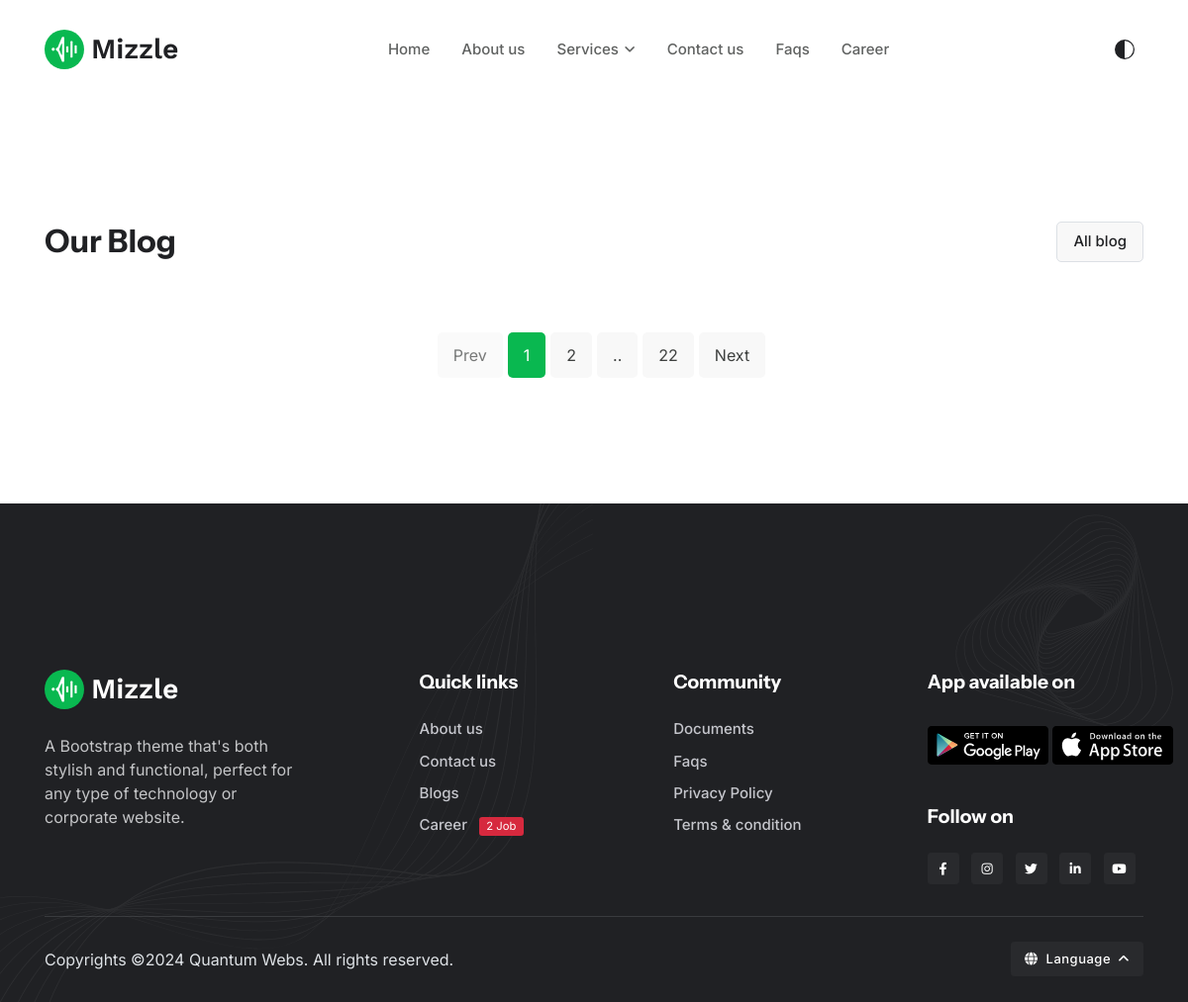
The app's page /blogs/, older data.
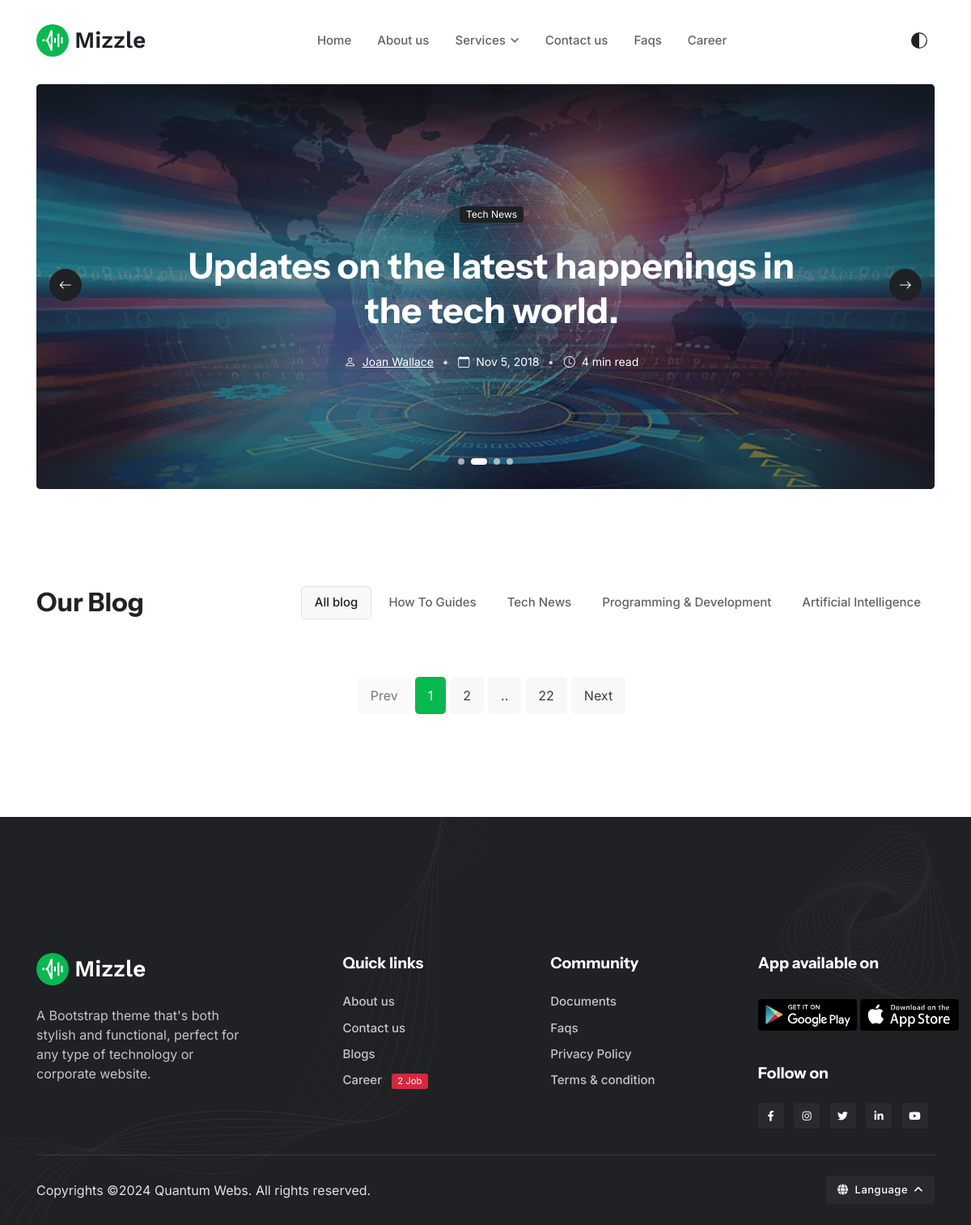
The same page, newer data.
### blog/models.py (models this page shows, shortened)
class Category(models.Model):
    featured_image = models.ImageField(upload_to='blog/', blank=True, null=True, help_text='Upload an image to feature for this category.')
    featured_title = models.CharField(max_length=50, blank=True, null=True, help_text='Title for the featured image, used for SEO and accessibility.')
    featured_alt_text = models.CharField(max_length=50, blank=True, null=True, help_text='Alternative text for the featured image, used for SEO and accessibility.')
    title = models.CharField(max_length=100, blank=True, null=True, help_text='Title for display in blog page')
    name = models.CharField(max_length=100, db_index=True, help_text='Name of the category.')
    slug = models.SlugField(unique=True, db_index=True, help_text='URL-friendly identifier for the category.')

### blog/views.py (the view)
# urls.py: path('blogs/', blog, name='blogs'),
def blog(request):
    posts = Post.objects.filter(is_published=True).order_by('-created_at')
    categories = Category.objects.all()
    context = {
        'posts': posts,
        'categories': categories
    }
    return render(request, 'blog.html', context)

### templates/blog.html (shortened to what the changed rows need)
{% extends "base.html" %}
{% load static %}
    {% block Content %}
    <main>
        <section class="pt-7">
            <div class="container pt-3 pt-xl-5">
                <div class="swiper rounded" data-swiper-options='{
			"effect": "fade",
			"navigation":{
				"nextEl":".swiper-button-next",
				"prevEl":".swiper-button-prev"
			},
			"pagination":{
				"el":".swiper-pagination",
				"clickable":"true"
			}}'>
                    <div class="swiper-wrapper">
                        {% for category in categories %}
                            <div class="swiper-slide">
                                <div class="card overflow-hidden h-500px text-center rounded-0" style="background-image:url('{{category.featured_image.url}}'); background-position: center left; background-size: cover;">
                                    <div class="bg-overlay bg-dark opacity-5"></div>
                                    <div class="card-img-overlay d-flex align-items-center p-2 p-sm-4">
                                        <div class="w-100 my-auto">
                                            <div class="row justify-content-center">
                                                <div class="col-11 col-lg-9">
                                                    <a href="{% url 'category' slug=category.slug %}" class="badge text-bg-dark mb-4">{{ category.name }}</a>
                                                    <h1 class="h2 mb-4"><a href="{% url 'category' slug=category.slug %}" class="text-white text-primary-hover">{{category.title}}</a></h1>
                                                    <ul class="nav nav-divider mb-0 justify-content-center small">
                                                        <li class="nav-item text-white"><a href="#" class="text-decoration-underline"><i class="bi bi-person me-2"></i>Joan Wallace</a></li>
                                                        <li class="nav-item text-white"><i class="bi bi-calendar me-2"></i>Nov 5, 2018</li>
                                                        <li class="nav-item text-white"><i class="bi bi-clock me-2"></i>4 min read</li>
                                                    </ul>
                                                </div>
                                            </div>
                                        </div>
                                    </div>
                                </div>
                            </div>
                        {% endfor %}
                    </div>
                    <div class="swiper-pagination swiper-pagination-white mb-3"></div>
                    <div class="d-flex justify-content-between position-absolute top-50 start-0 w-100 px-1 px-sm-3">
                        <a href="#" class="btn btn-dark btn-icon rounded-circle mb-0 swiper-button-prev"><i class="bi bi-arrow-left"></i></a>
                        <a href="#" class="btn btn-dark btn-icon rounded-circle mb-0 swiper-button-next"><i class="bi bi-arrow-right"></i></a>
                    </div>
                </div>
            </div>
        </section>
        <section class="pt-0">
            <div class="container">
                <div class="d-lg-flex justify-content-between align-items-center">
                    <ul class="nav nav-pills gap-1 nav-pills-light">
                        {% for category in categories %}
                            <li class="nav-item">
                                <a class="nav-link">{{category.name}}</a>
                            </li>
                        {% endfor %}
                    </ul>
                </div>
            </div>
        </section>
    </main>
    {% endblock Content %}

Row changes from the older to the newer data that the page shows:
added Category: featured_image (picture), name "Tech News", title "Updates on the latest happenings in the tech world."
added Category: name "How To Guides"
added Category: name "Programming & Development", shown under "Our Blog"
added Category: name "Artificial Intelligence", shown under "Our Blog"
